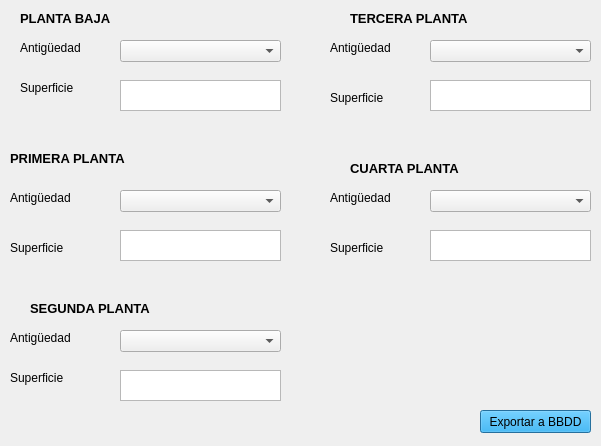
<?xml version="1.0" encoding="UTF-8"?>
<ui version="4.0">
 <class>Dialog</class>
 <widget class="QDialog" name="Dialog">
  <property name="geometry">
   <rect>
    <x>0</x>
    <y>0</y>
    <width>601</width>
    <height>446</height>
   </rect>
  </property>
  <property name="windowTitle">
   <string>Dialog</string>
  </property>
  <widget class="QComboBox" name="comboBox_antiguedad">
   <property name="geometry">
    <rect>
     <x>120</x>
     <y>40</y>
     <width>161</width>
     <height>22</height>
    </rect>
   </property>
   <item>
    <property name="text">
     <string/>
    </property>
   </item>
   <item>
    <property name="text">
     <string>0 a 5 años</string>
    </property>
   </item>
   <item>
    <property name="text">
     <string>6 a 10 años</string>
    </property>
   </item>
   <item>
    <property name="text">
     <string>11 a 15 años</string>
    </property>
   </item>
   <item>
    <property name="text">
     <string>16 a 20 años</string>
    </property>
   </item>
   <item>
    <property name="text">
     <string>21 a 25 años</string>
    </property>
   </item>
   <item>
    <property name="text">
     <string>26 a 30 años</string>
    </property>
   </item>
   <item>
    <property name="text">
     <string>31 a 35 años</string>
    </property>
   </item>
   <item>
    <property name="text">
     <string>36 a 40 años</string>
    </property>
   </item>
   <item>
    <property name="text">
     <string>41 a 45 años</string>
    </property>
   </item>
   <item>
    <property name="text">
     <string>46 a 50 años</string>
    </property>
   </item>
   <item>
    <property name="text">
     <string>Más de 51 años</string>
    </property>
   </item>
  </widget>
  <widget class="QPlainTextEdit" name="plainTextEdit">
   <property name="geometry">
    <rect>
     <x>120</x>
     <y>80</y>
     <width>161</width>
     <height>31</height>
    </rect>
   </property>
  </widget>
  <widget class="QLabel" name="label_5">
   <property name="geometry">
    <rect>
     <x>20</x>
     <y>10</y>
     <width>201</width>
     <height>16</height>
    </rect>
   </property>
   <property name="font">
    <font>
     <pointsize>10</pointsize>
     <weight>75</weight>
     <bold>true</bold>
    </font>
   </property>
   <property name="text">
    <string>PLANTA BAJA</string>
   </property>
  </widget>
  <widget class="QLabel" name="label_15">
   <property name="geometry">
    <rect>
     <x>20</x>
     <y>40</y>
     <width>131</width>
     <height>16</height>
    </rect>
   </property>
   <property name="font">
    <font>
     <pointsize>9</pointsize>
    </font>
   </property>
   <property name="text">
    <string>Antigüedad</string>
   </property>
  </widget>
  <widget class="QLabel" name="label_16">
   <property name="geometry">
    <rect>
     <x>20</x>
     <y>80</y>
     <width>131</width>
     <height>16</height>
    </rect>
   </property>
   <property name="font">
    <font>
     <pointsize>9</pointsize>
    </font>
   </property>
   <property name="text">
    <string>Superficie</string>
   </property>
  </widget>
  <widget class="QLabel" name="label_6">
   <property name="geometry">
    <rect>
     <x>10</x>
     <y>150</y>
     <width>201</width>
     <height>16</height>
    </rect>
   </property>
   <property name="font">
    <font>
     <pointsize>10</pointsize>
     <weight>75</weight>
     <bold>true</bold>
    </font>
   </property>
   <property name="text">
    <string>PRIMERA PLANTA</string>
   </property>
  </widget>
  <widget class="QLabel" name="label_17">
   <property name="geometry">
    <rect>
     <x>10</x>
     <y>190</y>
     <width>131</width>
     <height>16</height>
    </rect>
   </property>
   <property name="font">
    <font>
     <pointsize>9</pointsize>
    </font>
   </property>
   <property name="text">
    <string>Antigüedad</string>
   </property>
  </widget>
  <widget class="QLabel" name="label_19">
   <property name="geometry">
    <rect>
     <x>10</x>
     <y>240</y>
     <width>61</width>
     <height>16</height>
    </rect>
   </property>
   <property name="font">
    <font>
     <pointsize>9</pointsize>
    </font>
   </property>
   <property name="text">
    <string>Superficie</string>
   </property>
  </widget>
  <widget class="QComboBox" name="comboBox_antiguedad_2">
   <property name="geometry">
    <rect>
     <x>120</x>
     <y>190</y>
     <width>161</width>
     <height>22</height>
    </rect>
   </property>
   <item>
    <property name="text">
     <string/>
    </property>
   </item>
   <item>
    <property name="text">
     <string>0 a 5 años</string>
    </property>
   </item>
   <item>
    <property name="text">
     <string>6 a 10 años</string>
    </property>
   </item>
   <item>
    <property name="text">
     <string>11 a 15 años</string>
    </property>
   </item>
   <item>
    <property name="text">
     <string>16 a 20 años</string>
    </property>
   </item>
   <item>
    <property name="text">
     <string>21 a 25 años</string>
    </property>
   </item>
   <item>
    <property name="text">
     <string>26 a 30 años</string>
    </property>
   </item>
   <item>
    <property name="text">
     <string>31 a 35 años</string>
    </property>
   </item>
   <item>
    <property name="text">
     <string>36 a 40 años</string>
    </property>
   </item>
   <item>
    <property name="text">
     <string>41 a 45 años</string>
    </property>
   </item>
   <item>
    <property name="text">
     <string>46 a 50 años</string>
    </property>
   </item>
   <item>
    <property name="text">
     <string>Más de 51 años</string>
    </property>
   </item>
  </widget>
  <widget class="QPlainTextEdit" name="plainTextEdit_2">
   <property name="geometry">
    <rect>
     <x>120</x>
     <y>230</y>
     <width>161</width>
     <height>31</height>
    </rect>
   </property>
  </widget>
  <widget class="QLabel" name="label_7">
   <property name="geometry">
    <rect>
     <x>30</x>
     <y>300</y>
     <width>201</width>
     <height>16</height>
    </rect>
   </property>
   <property name="font">
    <font>
     <pointsize>10</pointsize>
     <weight>75</weight>
     <bold>true</bold>
    </font>
   </property>
   <property name="text">
    <string>SEGUNDA PLANTA</string>
   </property>
  </widget>
  <widget class="QLabel" name="label_20">
   <property name="geometry">
    <rect>
     <x>10</x>
     <y>330</y>
     <width>131</width>
     <height>16</height>
    </rect>
   </property>
   <property name="font">
    <font>
     <pointsize>9</pointsize>
    </font>
   </property>
   <property name="text">
    <string>Antigüedad</string>
   </property>
  </widget>
  <widget class="QLabel" name="label_22">
   <property name="geometry">
    <rect>
     <x>10</x>
     <y>370</y>
     <width>61</width>
     <height>16</height>
    </rect>
   </property>
   <property name="font">
    <font>
     <pointsize>9</pointsize>
    </font>
   </property>
   <property name="text">
    <string>Superficie</string>
   </property>
  </widget>
  <widget class="QComboBox" name="comboBox_antiguedad_3">
   <property name="geometry">
    <rect>
     <x>120</x>
     <y>330</y>
     <width>161</width>
     <height>22</height>
    </rect>
   </property>
   <item>
    <property name="text">
     <string/>
    </property>
   </item>
   <item>
    <property name="text">
     <string>0 a 5 años</string>
    </property>
   </item>
   <item>
    <property name="text">
     <string>6 a 10 años</string>
    </property>
   </item>
   <item>
    <property name="text">
     <string>11 a 15 años</string>
    </property>
   </item>
   <item>
    <property name="text">
     <string>16 a 20 años</string>
    </property>
   </item>
   <item>
    <property name="text">
     <string>21 a 25 años</string>
    </property>
   </item>
   <item>
    <property name="text">
     <string>26 a 30 años</string>
    </property>
   </item>
   <item>
    <property name="text">
     <string>31 a 35 años</string>
    </property>
   </item>
   <item>
    <property name="text">
     <string>36 a 40 años</string>
    </property>
   </item>
   <item>
    <property name="text">
     <string>41 a 45 años</string>
    </property>
   </item>
   <item>
    <property name="text">
     <string>46 a 50 años</string>
    </property>
   </item>
   <item>
    <property name="text">
     <string>Más de 51 años</string>
    </property>
   </item>
  </widget>
  <widget class="QPlainTextEdit" name="plainTextEdit_3">
   <property name="geometry">
    <rect>
     <x>120</x>
     <y>370</y>
     <width>161</width>
     <height>31</height>
    </rect>
   </property>
  </widget>
  <widget class="QLabel" name="label_8">
   <property name="geometry">
    <rect>
     <x>350</x>
     <y>10</y>
     <width>201</width>
     <height>16</height>
    </rect>
   </property>
   <property name="font">
    <font>
     <pointsize>10</pointsize>
     <weight>75</weight>
     <bold>true</bold>
    </font>
   </property>
   <property name="text">
    <string>TERCERA PLANTA</string>
   </property>
  </widget>
  <widget class="QLabel" name="label_23">
   <property name="geometry">
    <rect>
     <x>330</x>
     <y>40</y>
     <width>131</width>
     <height>16</height>
    </rect>
   </property>
   <property name="font">
    <font>
     <pointsize>9</pointsize>
    </font>
   </property>
   <property name="text">
    <string>Antigüedad</string>
   </property>
  </widget>
  <widget class="QComboBox" name="comboBox_antiguedad_4">
   <property name="geometry">
    <rect>
     <x>430</x>
     <y>40</y>
     <width>161</width>
     <height>22</height>
    </rect>
   </property>
   <item>
    <property name="text">
     <string/>
    </property>
   </item>
   <item>
    <property name="text">
     <string>0 a 5 años</string>
    </property>
   </item>
   <item>
    <property name="text">
     <string>6 a 10 años</string>
    </property>
   </item>
   <item>
    <property name="text">
     <string>11 a 15 años</string>
    </property>
   </item>
   <item>
    <property name="text">
     <string>16 a 20 años</string>
    </property>
   </item>
   <item>
    <property name="text">
     <string>21 a 25 años</string>
    </property>
   </item>
   <item>
    <property name="text">
     <string>26 a 30 años</string>
    </property>
   </item>
   <item>
    <property name="text">
     <string>31 a 35 años</string>
    </property>
   </item>
   <item>
    <property name="text">
     <string>36 a 40 años</string>
    </property>
   </item>
   <item>
    <property name="text">
     <string>41 a 45 años</string>
    </property>
   </item>
   <item>
    <property name="text">
     <string>46 a 50 años</string>
    </property>
   </item>
   <item>
    <property name="text">
     <string>Más de 51 años</string>
    </property>
   </item>
  </widget>
  <widget class="QLabel" name="label_25">
   <property name="geometry">
    <rect>
     <x>330</x>
     <y>90</y>
     <width>131</width>
     <height>16</height>
    </rect>
   </property>
   <property name="font">
    <font>
     <pointsize>9</pointsize>
    </font>
   </property>
   <property name="text">
    <string>Superficie</string>
   </property>
  </widget>
  <widget class="QPlainTextEdit" name="plainTextEdit_4">
   <property name="geometry">
    <rect>
     <x>430</x>
     <y>80</y>
     <width>161</width>
     <height>31</height>
    </rect>
   </property>
  </widget>
  <widget class="QLabel" name="label_9">
   <property name="geometry">
    <rect>
     <x>350</x>
     <y>160</y>
     <width>201</width>
     <height>16</height>
    </rect>
   </property>
   <property name="font">
    <font>
     <pointsize>10</pointsize>
     <weight>75</weight>
     <bold>true</bold>
    </font>
   </property>
   <property name="text">
    <string>CUARTA PLANTA</string>
   </property>
  </widget>
  <widget class="QLabel" name="label_26">
   <property name="geometry">
    <rect>
     <x>330</x>
     <y>190</y>
     <width>131</width>
     <height>16</height>
    </rect>
   </property>
   <property name="font">
    <font>
     <pointsize>9</pointsize>
    </font>
   </property>
   <property name="text">
    <string>Antigüedad</string>
   </property>
  </widget>
  <widget class="QLabel" name="label_28">
   <property name="geometry">
    <rect>
     <x>330</x>
     <y>240</y>
     <width>131</width>
     <height>16</height>
    </rect>
   </property>
   <property name="font">
    <font>
     <pointsize>9</pointsize>
    </font>
   </property>
   <property name="text">
    <string>Superficie</string>
   </property>
  </widget>
  <widget class="QComboBox" name="comboBox_antiguedad_5">
   <property name="geometry">
    <rect>
     <x>430</x>
     <y>190</y>
     <width>161</width>
     <height>22</height>
    </rect>
   </property>
   <item>
    <property name="text">
     <string/>
    </property>
   </item>
   <item>
    <property name="text">
     <string>0 a 5 años</string>
    </property>
   </item>
   <item>
    <property name="text">
     <string>6 a 10 años</string>
    </property>
   </item>
   <item>
    <property name="text">
     <string>11 a 15 años</string>
    </property>
   </item>
   <item>
    <property name="text">
     <string>16 a 20 años</string>
    </property>
   </item>
   <item>
    <property name="text">
     <string>21 a 25 años</string>
    </property>
   </item>
   <item>
    <property name="text">
     <string>26 a 30 años</string>
    </property>
   </item>
   <item>
    <property name="text">
     <string>31 a 35 años</string>
    </property>
   </item>
   <item>
    <property name="text">
     <string>36 a 40 años</string>
    </property>
   </item>
   <item>
    <property name="text">
     <string>41 a 45 años</string>
    </property>
   </item>
   <item>
    <property name="text">
     <string>46 a 50 años</string>
    </property>
   </item>
   <item>
    <property name="text">
     <string>Más de 51 años</string>
    </property>
   </item>
  </widget>
  <widget class="QPlainTextEdit" name="plainTextEdit_5">
   <property name="geometry">
    <rect>
     <x>430</x>
     <y>230</y>
     <width>161</width>
     <height>31</height>
    </rect>
   </property>
  </widget>
  <widget class="QPushButton" name="btn_exportdb">
   <property name="geometry">
    <rect>
     <x>480</x>
     <y>410</y>
     <width>111</width>
     <height>23</height>
    </rect>
   </property>
   <property name="styleSheet">
    <string notr="true">background-color: rgb(0, 170, 255)</string>
   </property>
   <property name="text">
    <string>Exportar a BBDD</string>
   </property>
  </widget>
 </widget>
 <resources/>
 <connections/>
</ui>
